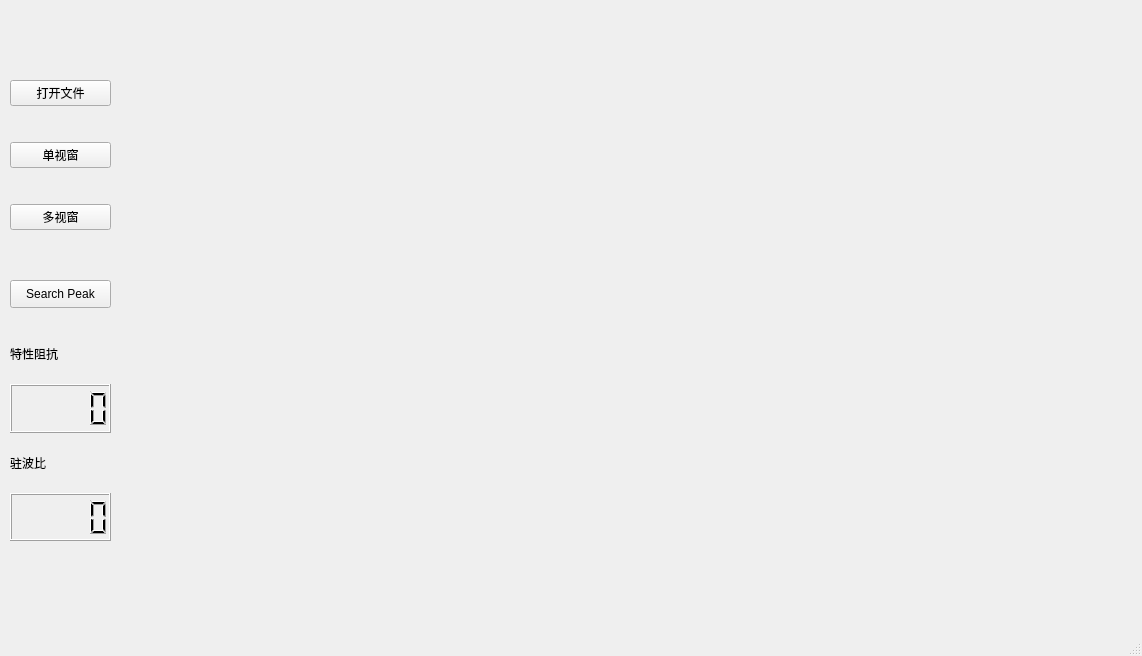
<?xml version="1.0" encoding="UTF-8"?>
<ui version="4.0">
 <class>MainWindow</class>
 <widget class="QMainWindow" name="MainWindow">
  <property name="geometry">
   <rect>
    <x>0</x>
    <y>0</y>
    <width>1142</width>
    <height>656</height>
   </rect>
  </property>
  <property name="windowTitle">
   <string>MainWindow</string>
  </property>
  <widget class="QWidget" name="centralwidget">
   <widget class="Marker" name="widget" native="true">
    <property name="enabled">
     <bool>true</bool>
    </property>
    <property name="geometry">
     <rect>
      <x>200</x>
      <y>40</y>
      <width>901</width>
      <height>551</height>
     </rect>
    </property>
   </widget>
   <widget class="QChartView" name="widget_2" native="true">
    <property name="geometry">
     <rect>
      <x>200</x>
      <y>40</y>
      <width>901</width>
      <height>551</height>
     </rect>
    </property>
    <layout class="QGridLayout" name="gridLayout">
     <item row="0" column="1">
      <widget class="QChartView" name="widget21" native="true"/>
     </item>
     <item row="1" column="0">
      <widget class="QChartView" name="widget12" native="true"/>
     </item>
     <item row="1" column="1">
      <widget class="QChartView" name="widget22" native="true"/>
     </item>
     <item row="0" column="0">
      <widget class="QChartView" name="widget11" native="true"/>
     </item>
    </layout>
   </widget>
   <widget class="QWidget" name="widget_3" native="true">
    <property name="geometry">
     <rect>
      <x>10</x>
      <y>40</y>
      <width>101</width>
      <height>541</height>
     </rect>
    </property>
    <widget class="QWidget" name="layoutWidget">
     <property name="geometry">
      <rect>
       <x>0</x>
       <y>10</y>
       <width>101</width>
       <height>211</height>
      </rect>
     </property>
     <layout class="QVBoxLayout" name="verticalLayout">
      <item>
       <widget class="QPushButton" name="OpenFileBtn">
        <property name="text">
         <string>打开文件</string>
        </property>
       </widget>
      </item>
      <item>
       <widget class="QPushButton" name="SingleBtn">
        <property name="text">
         <string>单视窗</string>
        </property>
       </widget>
      </item>
      <item>
       <widget class="QPushButton" name="MulBtn">
        <property name="text">
         <string>多视窗</string>
        </property>
       </widget>
      </item>
     </layout>
    </widget>
    <widget class="QWidget" name="layoutWidget">
     <property name="geometry">
      <rect>
       <x>0</x>
       <y>290</y>
       <width>101</width>
       <height>211</height>
      </rect>
     </property>
     <layout class="QVBoxLayout" name="verticalLayout_2">
      <item>
       <widget class="QLabel" name="label">
        <property name="text">
         <string>特性阻抗</string>
        </property>
       </widget>
      </item>
      <item>
       <widget class="QLCDNumber" name="lcdNumber"/>
      </item>
      <item>
       <widget class="QLabel" name="label_2">
        <property name="text">
         <string>驻波比</string>
        </property>
       </widget>
      </item>
      <item>
       <widget class="QLCDNumber" name="vswr"/>
      </item>
     </layout>
    </widget>
    <widget class="QPushButton" name="SearchPeakBtn">
     <property name="geometry">
      <rect>
       <x>0</x>
       <y>240</y>
       <width>101</width>
       <height>28</height>
      </rect>
     </property>
     <property name="text">
      <string>Search Peak</string>
     </property>
    </widget>
   </widget>
  </widget>
  <widget class="QMenuBar" name="menubar">
   <property name="geometry">
    <rect>
     <x>0</x>
     <y>0</y>
     <width>1142</width>
     <height>26</height>
    </rect>
   </property>
  </widget>
  <widget class="QStatusBar" name="statusbar"/>
 </widget>
 <customwidgets>
  <customwidget>
   <class>QChartView</class>
   <extends>QWidget</extends>
   <header>qchartview.h</header>
   <container>1</container>
  </customwidget>
  <customwidget>
   <class>Marker</class>
   <extends>QWidget</extends>
   <header location="global">marker.h</header>
   <container>1</container>
  </customwidget>
 </customwidgets>
 <resources/>
 <connections/>
</ui>
